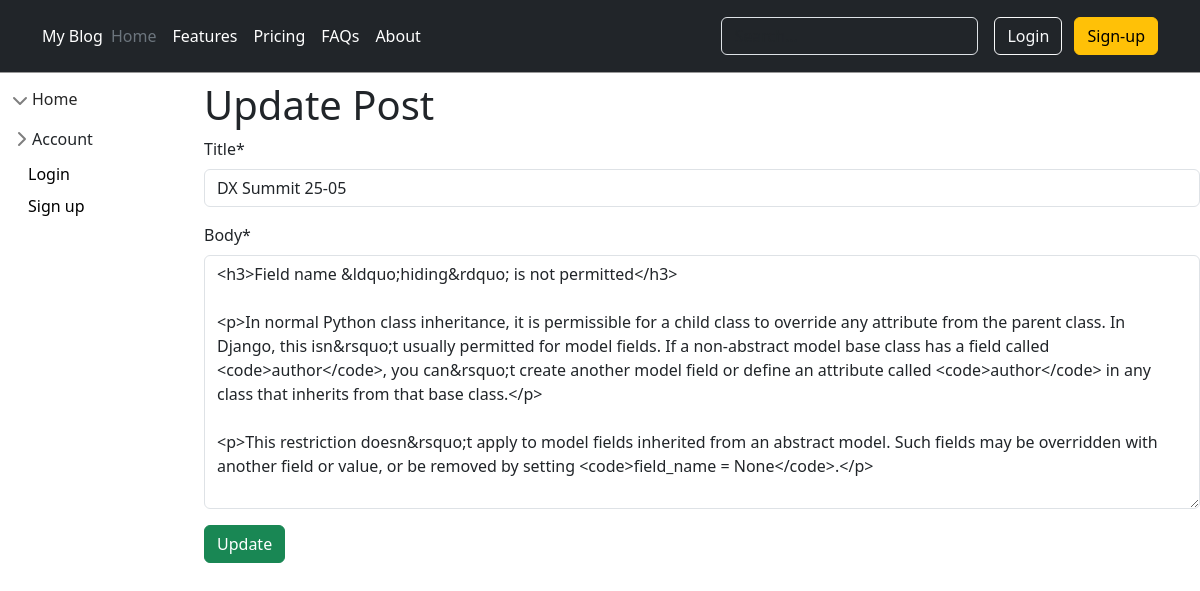
The page /post/1/update/ on the database its author committed.
### blog/models.py (models this page shows, shortened)
class Post(models.Model):
    title = models.CharField(max_length=255)
    author = models.ForeignKey(settings.AUTH_USER_MODEL, on_delete=models.CASCADE,)
    category = models.ForeignKey(SubCategory, on_delete=models.CASCADE, null=True)
    parent = models.ForeignKey(Category, on_delete=models.CASCADE, null=True)
    body = RichTextUploadingField()

### blog/views.py (the view)
# urls.py: path('post/<int:pk>/update/',  post_update.as_view(), name='post_update'),
class post_update(UpdateView):
    model = Post
    template_name = 'post_update.html'
    fields = ['title', 'body']

### blog/templates/post_update.html (shortened to what this page needs)
{% extends 'master.html' %}
{% load crispy_forms_tags %}
{% block content %}
      <h1>Update Post</h1>
      <form action="" method="post">
        {{ form|crispy }}
      <input class="btn btn-success" type="submit" value="Update">
      </form>
{% endblock %}

### blog/static/css/base.css (style rules this page uses)
body { font-family: 'Source Sans Pro', sans-serif; font-size: 18px; }

### blog/static/css/sidebars.css (style rules this page uses)
body { min-height: 100vh; min-height: -webkit-fill-available; }
html { height: -webkit-fill-available; }

### rows shown on the page
Post: title "DX Summit 25-05", body "<h3>Field name &ldquo;hiding&rdquo; is not permitted</h3> <p>In normal Python class inheritance, it is permissible for a child class to override any attribute from the parent class. In Django, this isn&rsquo;t usually permitted for model fields. If a non-abstract model base class has a field called <code>author</code>, you can&rsquo;t create another model field or define an attribute called <code>author</code> in any class that inherits from that base class.</p> <p>This restriction doesn&rsquo;t apply to model fields inherited from an abstract model. Such fields may be overridden with another field or value, or be removed by setting <code>field_name = None</code>.</p>"
